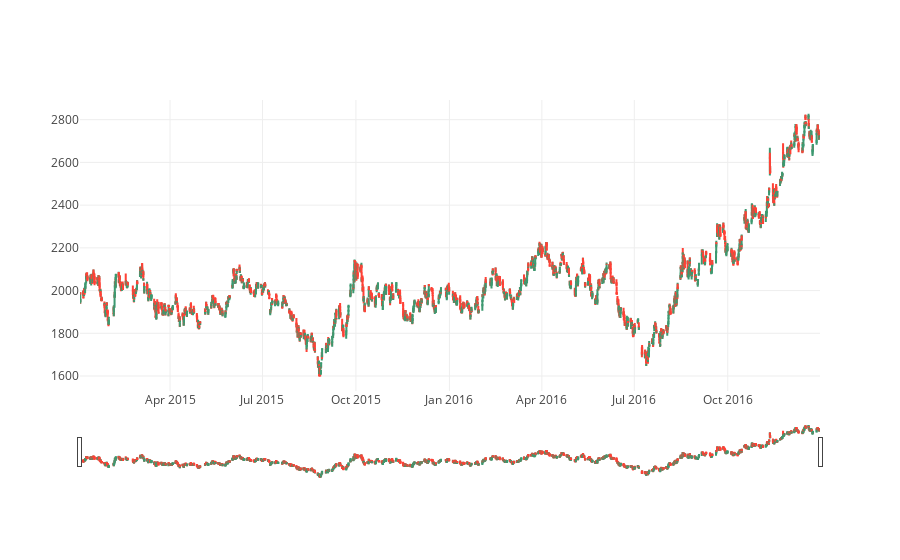

Notebook code for this chart:
### Code cell
cndl_trace=go.Candlestick(x=selected_fcpo_data.index,
            open=selected_fcpo_data.Open,
            close=selected_fcpo_data.Close,
            high=selected_fcpo_data.High,
            low=selected_fcpo_data.Low)
iplot([cndl_trace])

### Figure 1 — Plotly figure (JSON) as saved in the notebook; plotly's stock layout.template omitted (floating-point values rounded to 4 significant figures; data arrays with more than 128 entries replaced by an {"elided": "..."} marker saying what was removed)
{"data": [{"close": {"elided": "3432 int values"}, "high": {"elided": "3432 int values"}, "low": {"elided": "3432 int values"}, "open": {"elided": "3432 int values"}, "type": "candlestick", "uid": "d8a52f7a-cdca-11e8-851f-4a0000f20690", "x": {"elided": "3432 str values"}}], "layout": {}}
